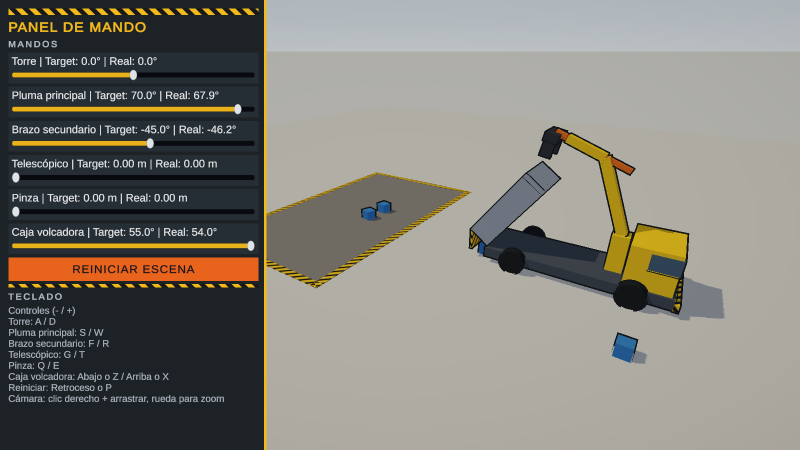
#> input picture docs/img/estilo_04_volcado.png, 1600 x 900 px (shown at 1/2 size)
$ python make_figure.py
#> lines starting #> are read from the running program, lines starting #| are printed output that depends on the picture
# Compone vistas.png (tira de 3 vistas enmarcadas) a partir de las capturas de docs/img
import os
from PIL import Image, ImageDraw, ImageFont
here = os.path.dirname(os.path.abspath(__file__)); img = os.path.join(here, "..", "..", "img")
INK, ORANGE, PAPER = (18, 51, 47), (232, 89, 12), (247, 243, 234)
a = Image.open(os.path.join(img, "estilo_04_volcado.png")).convert("RGB")
#> a is the input picture: PIL image 1600x900 RGB; mean R, G, B 130.1, 127.6, 119.7
b = Image.open(os.path.join(img, "estilo_03_agarre.png")).convert("RGB")
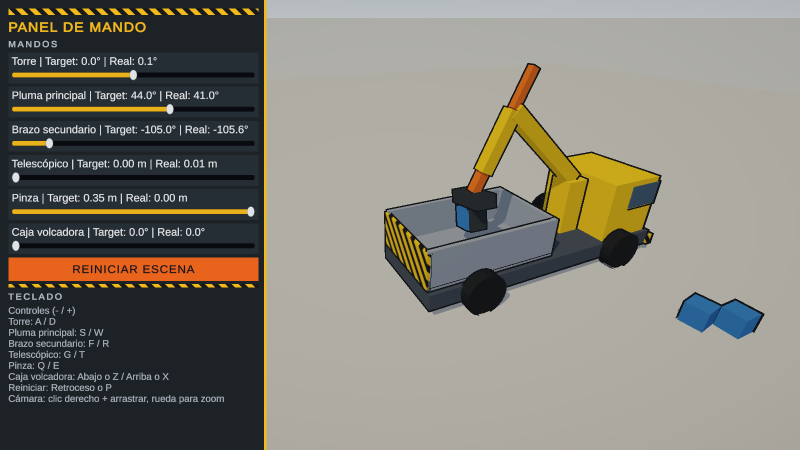
#> input picture docs/img/estilo_03_agarre.png, 1600 x 900 px (shown at 1/2 size)
#> b is the input picture: PIL image 1600x900 RGB; mean R, G, B 129, 126.2, 116.9
H = 580
panel = a.crop((0, 0, 530, H))
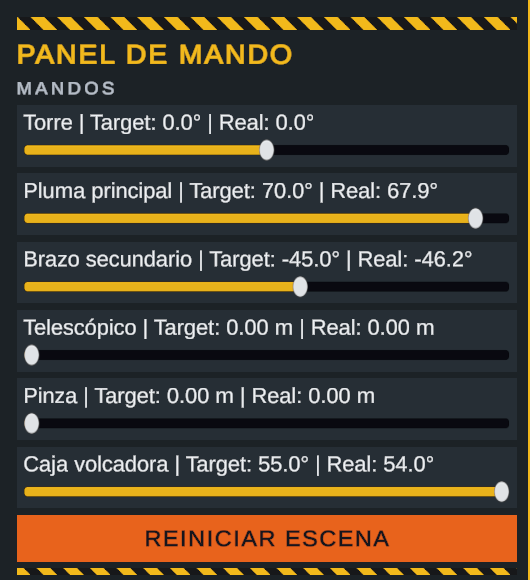
#> panel: PIL image 530x580 RGB; mean R, G, B 70.4, 62.2, 50.9
grip = b.crop((700, 90, 1400, 670)); grip = grip.resize((int(grip.width * H / grip.height), H))
#> after `grip = b.crop((700, 90, 1400, 670))`:
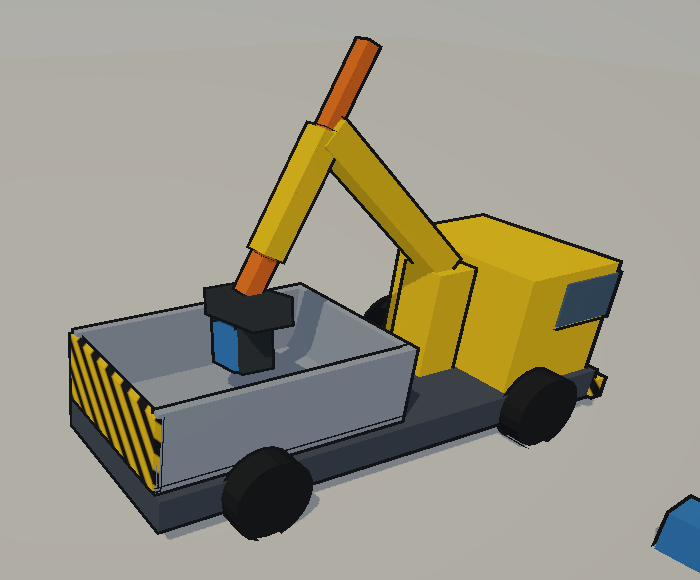
#> grip: PIL image 700x580 RGB; mean R, G, B 153.7, 149.3, 132.3
dump = a.crop((900, 200, 1480, 780))
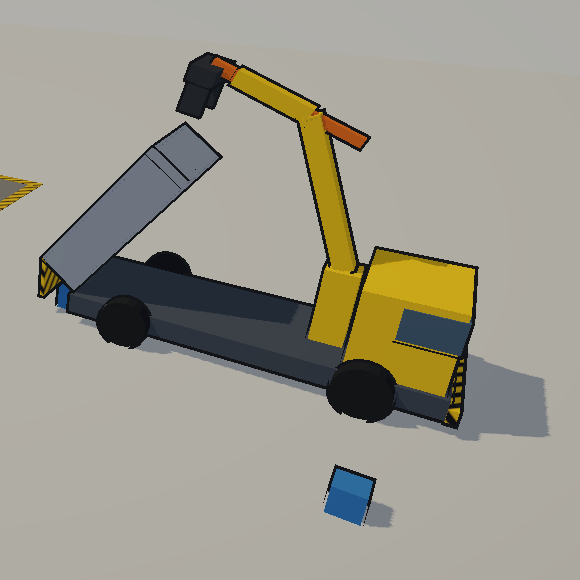
#> dump: PIL image 580x580 RGB; mean R, G, B 156.3, 153.2, 140.6
parts = [panel, grip, dump]; tags = ["V1", "V2", "V3"]
pad, gap, fr = 14, 14, 3
W = sum(p.width for p in parts) + gap * 2 + 2 * pad + 6 * fr
#> W = 1884
out = Image.new("RGB", (W, H + 2 * pad + 2 * fr), PAPER); d = ImageDraw.Draw(out)
#> after `out = Image.new('RGB', (W, H + 2 * pad + 2 * fr), PAPER)`:
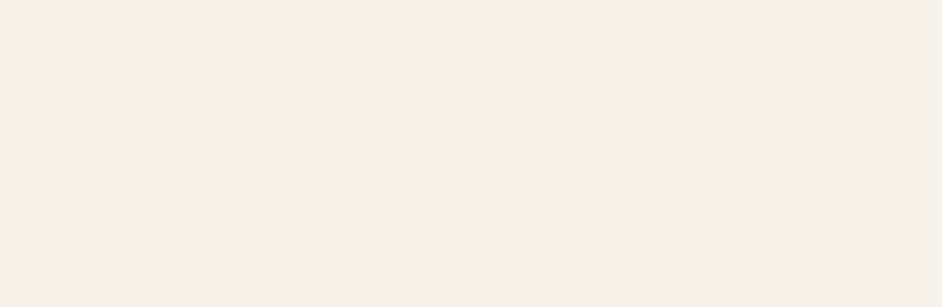
#> out: PIL image 1884x614 RGB (shown at 1/2 size); mean R, G, B 247, 243, 234
f = ImageFont.truetype("C:/Windows/Fonts/bahnschrift.ttf", 30)
x = pad
for p, t in zip(parts, tags):
    d.rectangle([x, pad, x + p.width + 2 * fr - 1, pad + H + 2 * fr - 1], outline=INK, width=fr)
    out.paste(p, (x + fr, pad + fr))
    d.rectangle([x + fr, pad + fr, x + fr + 62, pad + fr + 40], fill=ORANGE)
    d.text((x + fr + 31, pad + fr + 20), t, font=f, fill="white", anchor="mm")
    x += p.width + 2 * fr + gap
#> this loop made 3 passes
#> (t, x) on passes 1 to 3: ('V1', 564), ('V2', 1284), ('V3', 1884)
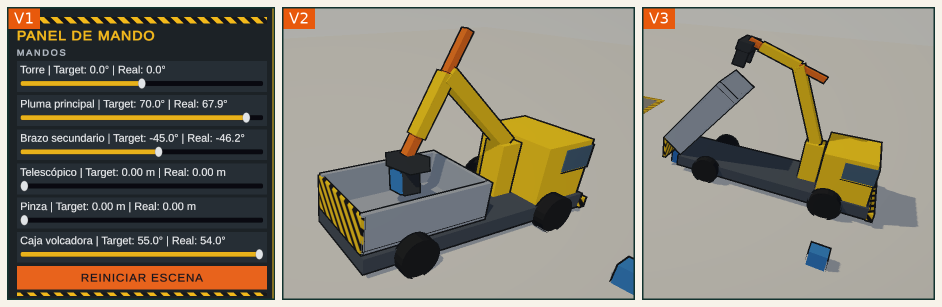
#> out: PIL image 1884x614 RGB (shown at 1/2 size); mean R, G, B 137.4, 132.2, 118.4
#> after the loop, x = 1884
out.save(os.path.join(here, "vistas.png")); print(out.size)
#| (1884, 614)
